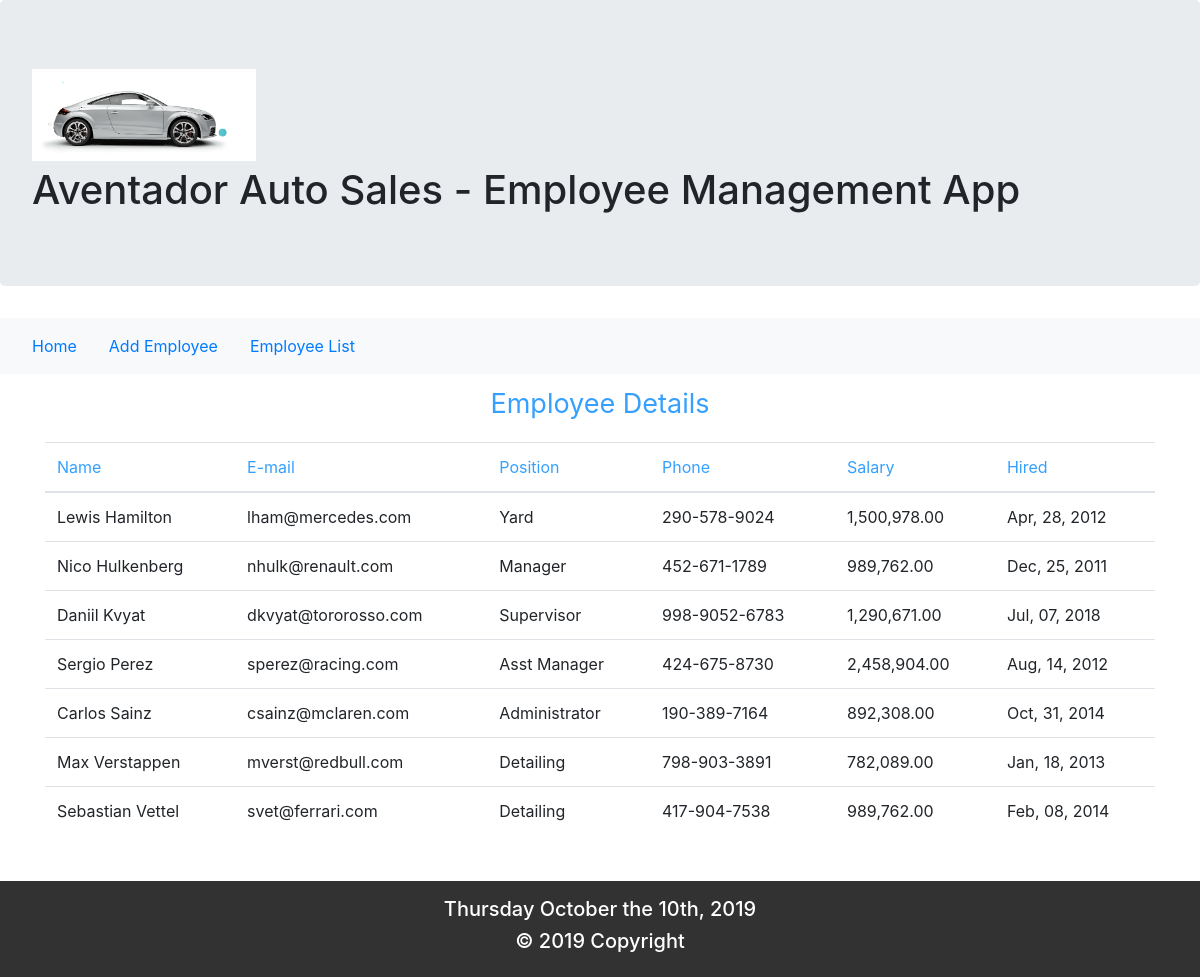
Screenshot of /emp-list.php with the database file from the repository.
### tables this page shows
CREATE TABLE employees
(
    id INT(11)
    UNSIGNED AUTO_INCREMENT PRIMARY KEY,
    firstname VARCHAR
    (30) NOT NULL,
    lastname VARCHAR
    (30) NOT NULL,
    email VARCHAR
    (50) NOT NULL,
    position VARCHAR
    (30) NOT NULL,
    phone VARCHAR
    (30) NOT NULL,
    salary DECIMAL
    (12,2) NOT NULL,
    hiredate DATETIME NOT NULL,
    dateadded DATETIME NOT NULL
  );

### functions.php (called while the page is built, shortened)
<?php
function connect()
{
    $host = 'localhost';
    global $user, $pw, $db;
   $link = mysqli_connect($host, $user, $pw, $db);
    return $link;
}
function getEmployees()
{
    $employees = [];
	$link = connect();
	$query = "SELECT * FROM employees";
    $result = mysqli_query($link, $query);
    while($row = mysqli_fetch_array($result))
	{
      $date = $row['hiredate'];
       $row['hiredate'] =  date_format(new DateTime($date),"M, d, Y");
       $format_number = number_format($row['salary'], 2);
       $row['salary'] =$format_number;
      array_push($employees, $row);
	}
    usort($employees, 'sortLastname');
	return $employees;
}
function sortLastname($a, $b)
    {
        return strnatcmp($a['lastname'], $b['lastname']);
    }

### emp-list.php (the view, shortened to what this page needs)
<?php include 'templates/header.php';
$employees = getEmployees();
?>
<div class="container">
    <div class="row">
        <div class="col-md-12 table-responsive">
            <div class="well well-sm">
            <legend class="text-center header">Employee Details</legend>
                <div>
                    <table class="table">
                                <thead>
                                <tr>
                                    <th>Name</th>
                                    <th>E-mail</th>
                                    <th>Position</th>
                                    <th>Phone</th>
                                    <th>Salary</th>
                                    <th>Hired</th>
                                </tr>
                                </thead>
                                <tbody>
								<?php
								if($employees != null)
								{
									foreach($employees as $emp)
									{
										echo '
                                    <tr>
                                        <td> ' . $emp['firstname'] . ' '. $emp['lastname'] . '</td>
                                        <td class="wrap">' . $emp['email'] . '</td>
                                        <td>' . $emp['position'] . '</td>
                                        <td>' . $emp['phone'] . '</td>
                                        <td>' . $emp['salary'] . '</td>
                                        <td>' . $emp['hiredate'] . '</td>
                                    </tr>
										';
									}
                                }
								?>
                                </tbody>
                            </table>
                </div>
            </div>
        </div>
    </div>
</div>
    <?php include 'templates/footer.php'?>

### templates/header.php (shortened to what this page needs)
<?php include "functions.php"; ?>
<!DOCTYPE html>
<html lang="en">
  <head>
    <link rel="stylesheet" href="css/reset.css" />
    <link rel="stylesheet" href="https://stackpath.bootstrapcdn.com/bootstrap/4.3.1/css/bootstrap.min.css">
    <link rel="stylesheet" href="css/style.css" />
  </head>
  <body>
  <header>
    <div class="jumbotron">
    <a class="navbar-brand" href="#">
        <img src="images/logo.gif" alt="flashy car" width="20%" height="20%"></a>
        <h1> Aventador Auto Sales - Employee Management App</h1>
    </div>
  </header>
<?php include "templates/nav.php"; ?>

### templates/nav.php
<nav class="navbar navbar-expand navbar-light bg-light">
  <ul class="nav nav-pills">
    <li class="nav-item">
      <a class="nav-link" href="index.php">Home</a>
    </li>
    <li class="nav-item">
      <a class="nav-link" href="add-emp.php">Add Employee</a>
    </li>
    <li class="nav-item">
      <a class="nav-link" href="emp-list.php">Employee List</a>
    </li>
  </ul>
</nav>

### templates/footer.php
<footer>
    <div class="footer-copyright text-center py-3">
        <h5 class="login-panel text-center "><?php echo date('l F \t\h\e dS, Y', time());?></h5>
        <h5 class="login-panel text-center ">© 2019 Copyright</h5>
  </div>
</footer>
</body>
</html>

### css/style.css (style rules this page uses)
.footer-copyright { background-color: rgb(51, 50, 50); color: white; margin-top: 30px; }
.header { color: #36A0FF; font-size: 27px; padding: 10px; }
th { color: #36A0FF; }
img { max-width: 100%; height: auto; }

### rows the page displays
employees: firstname "Lewis", lastname "Hamilton", email "lham@mercedes.com", position "Yard", phone "290-578-9024", salary "1,500,978.00", hiredate "Apr, 28, 2012"
employees: firstname "Nico", lastname "Hulkenberg", email "nhulk@renault.com", position "Manager", phone "452-671-1789", salary "989,762.00", hiredate "Dec, 25, 2011"
employees: firstname "Daniil", lastname "Kvyat", email "dkvyat@tororosso.com", position "Supervisor", phone "998-9052-6783", salary "1,290,671.00", hiredate "Jul, 07, 2018"
employees: firstname "Sergio", lastname "Perez", email "sperez@racing.com", position "Asst Manager", phone "424-675-8730", salary "2,458,904.00", hiredate "Aug, 14, 2012"
employees: firstname "Carlos", lastname "Sainz", email "csainz@mclaren.com", position "Administrator", phone "190-389-7164", salary "892,308.00", hiredate "Oct, 31, 2014"
employees: firstname "Max", lastname "Verstappen", email "mverst@redbull.com", position "Detailing", phone "798-903-3891", salary "782,089.00", hiredate "Jan, 18, 2013"
employees: firstname "Sebastian", lastname "Vettel", email "svet@ferrari.com", position "Detailing", phone "417-904-7538", salary "989,762.00", hiredate "Feb, 08, 2014"
